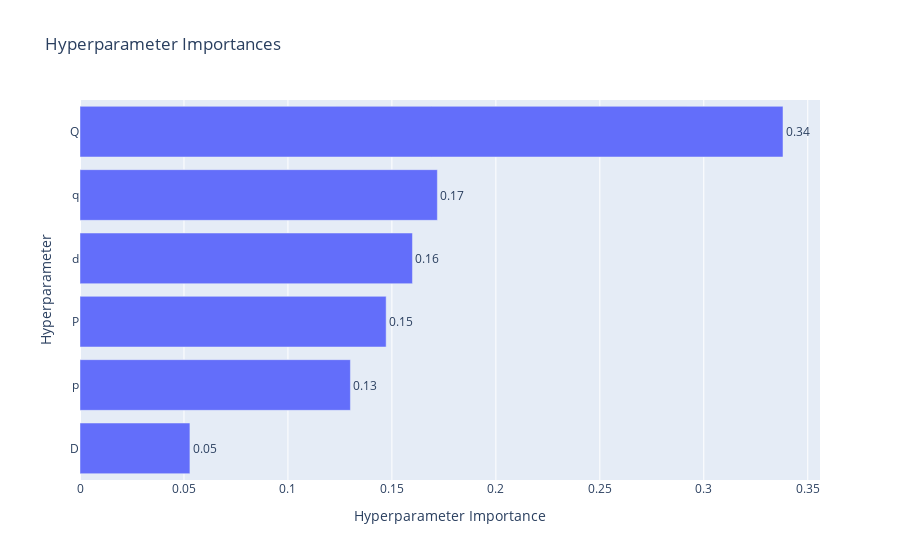

The notebook cell this image was saved under:
### Code cell
optuna.visualization.plot_param_importances(study)

### Figure 1 — Plotly figure (JSON) as saved in the notebook; plotly's stock layout.template omitted (floating-point values rounded to 4 significant figures)
{"data": [{"cliponaxis": false, "hovertemplate": ["D (IntDistribution): 0.05286608496065475<extra></extra>", "p (IntDistribution): 0.13004678479257115<extra></extra>", "P (IntDistribution): 0.14723928089462665<extra></extra>", "d (IntDistribution): 0.1598897335399214<extra></extra>", "q (IntDistribution): 0.17186330469298378<extra></extra>", "Q (IntDistribution): 0.3380948111192423<extra></extra>"], "name": "Objective Value", "orientation": "h", "text": ["0.05", "0.13", "0.15", "0.16", "0.17", "0.34"], "textposition": "outside", "type": "bar", "x": [0.05287, 0.13, 0.1472, 0.1599, 0.1719, 0.3381], "y": ["D", "p", "P", "d", "q", "Q"]}], "layout": {"title": {"text": "Hyperparameter Importances"}, "xaxis": {"title": {"text": "Hyperparameter Importance"}}, "yaxis": {"title": {"text": "Hyperparameter"}}}}
